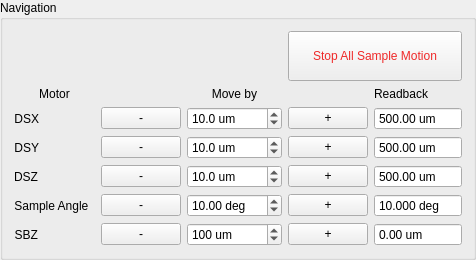
                <widget class="QGroupBox" name="groupBox_39">
                 <property name="enabled">
                  <bool>true</bool>
                 </property>
                 <property name="sizePolicy">
                  <sizepolicy hsizetype="Preferred" vsizetype="Preferred">
                   <horstretch>0</horstretch>
                   <verstretch>0</verstretch>
                  </sizepolicy>
                 </property>
                 <property name="styleSheet">
                  <string notr="true"/>
                 </property>
                 <property name="title">
                  <string>Navigation</string>
                 </property>
                 <layout class="QGridLayout" name="gridLayout_90">
                  <item row="0" column="2">
                   <widget class="QLabel" name="label_167">
                    <property name="sizePolicy">
                     <sizepolicy hsizetype="Preferred" vsizetype="Fixed">
                      <horstretch>0</horstretch>
                      <verstretch>0</verstretch>
                     </sizepolicy>
                    </property>
                    <property name="text">
                     <string/>
                    </property>
                   </widget>
                  </item>
                  <item row="4" column="4">
                   <widget class="QPushButton" name="pb_move_dsz_pos">
                    <property name="sizePolicy">
                     <sizepolicy hsizetype="Preferred" vsizetype="Fixed">
                      <horstretch>0</horstretch>
                      <verstretch>0</verstretch>
                     </sizepolicy>
                    </property>
                    <property name="text">
                     <string>+</string>
                    </property>
                   </widget>
                  </item>
                  <item row="5" column="4">
                   <widget class="QPushButton" name="pb_move_dth_pos">
                    <property name="sizePolicy">
                     <sizepolicy hsizetype="Preferred" vsizetype="Fixed">
                      <horstretch>0</horstretch>
                      <verstretch>0</verstretch>
                     </sizepolicy>
                    </property>
                    <property name="text">
                     <string>+</string>
                    </property>
                   </widget>
                  </item>
                  <item row="4" column="0">
                   <widget class="QLabel" name="label_43">
                    <property name="sizePolicy">
                     <sizepolicy hsizetype="Fixed" vsizetype="Preferred">
                      <horstretch>0</horstretch>
                      <verstretch>0</verstretch>
                     </sizepolicy>
                    </property>
                    <property name="text">
                     <string>DSZ</string>
                    </property>
                    <property name="alignment">
                     <set>Qt::AlignRight|Qt::AlignTrailing|Qt::AlignVCenter</set>
                    </property>
                   </widget>
                  </item>
                  <item row="3" column="4">
                   <widget class="QPushButton" name="pb_move_dsy_pos">
                    <property name="sizePolicy">
                     <sizepolicy hsizetype="Preferred" vsizetype="Fixed">
                      <horstretch>0</horstretch>
                      <verstretch>0</verstretch>
                     </sizepolicy>
                    </property>
                    <property name="text">
                     <string>+</string>
                    </property>
                   </widget>
                  </item>
                  <item row="6" column="0">
                   <widget class="QLabel" name="label_82">
                    <property name="sizePolicy">
                     <sizepolicy hsizetype="Fixed" vsizetype="Preferred">
                      <horstretch>0</horstretch>
                      <verstretch>0</verstretch>
                     </sizepolicy>
                    </property>
                    <property name="text">
                     <string>SBZ</string>
                    </property>
                    <property name="alignment">
                     <set>Qt::AlignRight|Qt::AlignTrailing|Qt::AlignVCenter</set>
                    </property>
                   </widget>
                  </item>
                  <item row="2" column="2">
                   <widget class="QDoubleSpinBox" name="db_move_dsx">
                    <property name="sizePolicy">
                     <sizepolicy hsizetype="Preferred" vsizetype="Fixed">
                      <horstretch>0</horstretch>
                      <verstretch>0</verstretch>
                     </sizepolicy>
                    </property>
                    <property name="suffix">
                     <string> um</string>
                    </property>
                    <property name="decimals">
                     <number>1</number>
                    </property>
                    <property name="minimum">
                     <double>-10000.000000000000000</double>
                    </property>
                    <property name="maximum">
                     <double>10000.000000000000000</double>
                    </property>
                    <property name="singleStep">
                     <double>5.000000000000000</double>
                    </property>
                    <property name="value">
                     <double>10.000000000000000</double>
                    </property>
                   </widget>
                  </item>
                  <item row="3" column="5">
                   <widget class="QDoubleSpinBox" name="db_dsy">
                    <property name="sizePolicy">
                     <sizepolicy hsizetype="Preferred" vsizetype="Fixed">
                      <horstretch>0</horstretch>
                      <verstretch>0</verstretch>
                     </sizepolicy>
                    </property>
                    <property name="readOnly">
                     <bool>true</bool>
                    </property>
                    <property name="buttonSymbols">
                     <enum>QAbstractSpinBox::NoButtons</enum>
                    </property>
                    <property name="suffix">
                     <string> um</string>
                    </property>
                    <property name="decimals">
                     <number>2</number>
                    </property>
                    <property name="minimum">
                     <double>-9999.000000000000000</double>
                    </property>
                    <property name="maximum">
                     <double>9999.989999999999782</double>
                    </property>
                    <property name="value">
                     <double>500.000000000000000</double>
                    </property>
                   </widget>
                  </item>
                  <item row="1" column="2">
                   <widget class="QLabel" name="label_131">
                    <property name="sizePolicy">
                     <sizepolicy hsizetype="Preferred" vsizetype="Fixed">
                      <horstretch>0</horstretch>
                      <verstretch>0</verstretch>
                     </sizepolicy>
                    </property>
                    <property name="styleSheet">
                     <string notr="true"/>
                    </property>
                    <property name="text">
                     <string>Move by</string>
                    </property>
                    <property name="alignment">
                     <set>Qt::AlignCenter</set>
                    </property>
                   </widget>
                  </item>
                  <item row="2" column="4">
                   <widget class="QPushButton" name="pb_move_dsx_pos">
                    <property name="sizePolicy">
                     <sizepolicy hsizetype="Preferred" vsizetype="Fixed">
                      <horstretch>0</horstretch>
                      <verstretch>0</verstretch>
                     </sizepolicy>
                    </property>
                    <property name="text">
                     <string>  +  </string>
                    </property>
                   </widget>
                  </item>
                  <item row="5" column="5">
                   <widget class="QDoubleSpinBox" name="db_dsth">
                    <property name="sizePolicy">
                     <sizepolicy hsizetype="Preferred" vsizetype="Fixed">
                      <horstretch>0</horstretch>
                      <verstretch>0</verstretch>
                     </sizepolicy>
                    </property>
                    <property name="readOnly">
                     <bool>true</bool>
                    </property>
                    <property name="buttonSymbols">
                     <enum>QAbstractSpinBox::NoButtons</enum>
                    </property>
                    <property name="suffix">
                     <string> deg</string>
                    </property>
                    <property name="decimals">
                     <number>3</number>
                    </property>
                    <property name="minimum">
                     <double>-200.000000000000000</double>
                    </property>
                    <property name="maximum">
                     <double>200.000000000000000</double>
                    </property>
                    <property name="value">
                     <double>10.000000000000000</double>
                    </property>
                   </widget>
                  </item>
                  <item row="1" column="5">
                   <widget class="QLabel" name="label_168">
                    <property name="text">
                     <string>Readback</string>
                    </property>
                   </widget>
                  </item>
                  <item row="5" column="0">
                   <widget class="QLabel" name="label_169">
                    <property name="sizePolicy">
                     <sizepolicy hsizetype="Fixed" vsizetype="Preferred">
                      <horstretch>0</horstretch>
                      <verstretch>0</verstretch>
                     </sizepolicy>
                    </property>
                    <property name="text">
                     <string>Sample Angle  </string>
                    </property>
                    <property name="alignment">
                     <set>Qt::AlignRight|Qt::AlignTrailing|Qt::AlignVCenter</set>
                    </property>
                   </widget>
                  </item>
                  <item row="2" column="5">
                   <widget class="QDoubleSpinBox" name="db_dsx">
                    <property name="sizePolicy">
                     <sizepolicy hsizetype="Preferred" vsizetype="Fixed">
                      <horstretch>0</horstretch>
                      <verstretch>0</verstretch>
                     </sizepolicy>
                    </property>
                    <property name="readOnly">
                     <bool>true</bool>
                    </property>
                    <property name="buttonSymbols">
                     <enum>QAbstractSpinBox::NoButtons</enum>
                    </property>
                    <property name="suffix">
                     <string> um</string>
                    </property>
                    <property name="decimals">
                     <number>2</number>
                    </property>
                    <property name="minimum">
                     <double>-9999.000000000000000</double>
                    </property>
                    <property name="maximum">
                     <double>9999.000000000000000</double>
                    </property>
                    <property name="value">
                     <double>500.000000000000000</double>
                    </property>
                   </widget>
                  </item>
                  <item row="4" column="2">
                   <widget class="QDoubleSpinBox" name="db_move_dsz">
                    <property name="sizePolicy">
                     <sizepolicy hsizetype="Preferred" vsizetype="Fixed">
                      <horstretch>0</horstretch>
                      <verstretch>0</verstretch>
                     </sizepolicy>
                    </property>
                    <property name="suffix">
                     <string> um</string>
                    </property>
                    <property name="decimals">
                     <number>1</number>
                    </property>
                    <property name="minimum">
                     <double>-10000.000000000000000</double>
                    </property>
                    <property name="maximum">
                     <double>10000.000000000000000</double>
                    </property>
                    <property name="singleStep">
                     <double>5.000000000000000</double>
                    </property>
                    <property name="value">
                     <double>10.000000000000000</double>
                    </property>
                   </widget>
                  </item>
                  <item row="3" column="2">
                   <widget class="QDoubleSpinBox" name="db_move_dsy">
                    <property name="sizePolicy">
                     <sizepolicy hsizetype="Preferred" vsizetype="Fixed">
                      <horstretch>0</horstretch>
                      <verstretch>0</verstretch>
                     </sizepolicy>
                    </property>
                    <property name="suffix">
                     <string> um</string>
                    </property>
                    <property name="decimals">
                     <number>1</number>
                    </property>
                    <property name="minimum">
                     <double>-10000.000000000000000</double>
                    </property>
                    <property name="maximum">
                     <double>10000.000000000000000</double>
                    </property>
                    <property name="singleStep">
                     <double>5.000000000000000</double>
                    </property>
                    <property name="value">
                     <double>10.000000000000000</double>
                    </property>
                   </widget>
                  </item>
                  <item row="2" column="0">
                   <widget class="QLabel" name="label_170">
                    <property name="sizePolicy">
                     <sizepolicy hsizetype="Fixed" vsizetype="Preferred">
                      <horstretch>0</horstretch>
                      <verstretch>0</verstretch>
                     </sizepolicy>
                    </property>
                    <property name="text">
                     <string>DSX</string>
                    </property>
                    <property name="alignment">
                     <set>Qt::AlignRight|Qt::AlignTrailing|Qt::AlignVCenter</set>
                    </property>
                   </widget>
                  </item>
                  <item row="6" column="2">
                   <widget class="QDoubleSpinBox" name="db_move_sbz">
                    <property name="sizePolicy">
                     <sizepolicy hsizetype="Preferred" vsizetype="Fixed">
                      <horstretch>0</horstretch>
                      <verstretch>0</verstretch>
                     </sizepolicy>
                    </property>
                    <property name="suffix">
                     <string> um</string>
                    </property>
                    <property name="decimals">
                     <number>0</number>
                    </property>
                    <property name="minimum">
                     <double>-50000.000000000000000</double>
                    </property>
                    <property name="maximum">
                     <double>50000.000000000000000</double>
                    </property>
                    <property name="singleStep">
                     <double>100.000000000000000</double>
                    </property>
                    <property name="value">
                     <double>100.000000000000000</double>
                    </property>
                   </widget>
                  </item>
                  <item row="4" column="5">
                   <widget class="QDoubleSpinBox" name="db_dsz">
                    <property name="sizePolicy">
                     <sizepolicy hsizetype="Preferred" vsizetype="Fixed">
                      <horstretch>0</horstretch>
                      <verstretch>0</verstretch>
                     </sizepolicy>
                    </property>
                    <property name="readOnly">
                     <bool>true</bool>
                    </property>
                    <property name="buttonSymbols">
                     <enum>QAbstractSpinBox::NoButtons</enum>
                    </property>
                    <property name="suffix">
                     <string> um</string>
                    </property>
                    <property name="decimals">
                     <number>2</number>
                    </property>
                    <property name="minimum">
                     <double>-9999.000000000000000</double>
                    </property>
                    <property name="maximum">
                     <double>9999.989999999999782</double>
                    </property>
                    <property name="value">
                     <double>500.000000000000000</double>
                    </property>
                   </widget>
                  </item>
                  <item row="5" column="2">
                   <widget class="QDoubleSpinBox" name="db_move_dsth">
                    <property name="sizePolicy">
                     <sizepolicy hsizetype="Preferred" vsizetype="Fixed">
                      <horstretch>0</horstretch>
                      <verstretch>0</verstretch>
                     </sizepolicy>
                    </property>
                    <property name="suffix">
                     <string> deg</string>
                    </property>
                    <property name="minimum">
                     <double>-120.000000000000000</double>
                    </property>
                    <property name="maximum">
                     <double>120.000000000000000</double>
                    </property>
                    <property name="singleStep">
                     <double>10.000000000000000</double>
                    </property>
                    <property name="value">
                     <double>10.000000000000000</double>
                    </property>
                   </widget>
                  </item>
                  <item row="6" column="5">
                   <widget class="QDoubleSpinBox" name="db_sbz">
                    <property name="sizePolicy">
                     <sizepolicy hsizetype="Preferred" vsizetype="Fixed">
                      <horstretch>0</horstretch>
                      <verstretch>0</verstretch>
                     </sizepolicy>
                    </property>
                    <property name="readOnly">
                     <bool>true</bool>
                    </property>
                    <property name="buttonSymbols">
                     <enum>QAbstractSpinBox::NoButtons</enum>
                    </property>
                    <property name="suffix">
                     <string> um</string>
                    </property>
                    <property name="decimals">
                     <number>2</number>
                    </property>
                    <property name="minimum">
                     <double>-10000.000000000000000</double>
                    </property>
                    <property name="maximum">
                     <double>100000.000000000000000</double>
                    </property>
                    <property name="value">
                     <double>0.000000000000000</double>
                    </property>
                   </widget>
                  </item>
                  <item row="1" column="0">
                   <widget class="QLabel" name="label_171">
                    <property name="sizePolicy">
                     <sizepolicy hsizetype="Preferred" vsizetype="Fixed">
                      <horstretch>0</horstretch>
                      <verstretch>0</verstretch>
                     </sizepolicy>
                    </property>
                    <property name="styleSheet">
                     <string notr="true"/>
                    </property>
                    <property name="text">
                     <string>Motor</string>
                    </property>
                    <property name="alignment">
                     <set>Qt::AlignCenter</set>
                    </property>
                   </widget>
                  </item>
                  <item row="3" column="0">
                   <widget class="QLabel" name="label_172">
                    <property name="sizePolicy">
                     <sizepolicy hsizetype="Fixed" vsizetype="Preferred">
                      <horstretch>0</horstretch>
                      <verstretch>0</verstretch>
                     </sizepolicy>
                    </property>
                    <property name="text">
                     <string>DSY</string>
                    </property>
                    <property name="alignment">
                     <set>Qt::AlignRight|Qt::AlignTrailing|Qt::AlignVCenter</set>
                    </property>
                   </widget>
                  </item>
                  <item row="6" column="4">
                   <widget class="QPushButton" name="pb_move_sbz_pos">
                    <property name="sizePolicy">
                     <sizepolicy hsizetype="Preferred" vsizetype="Fixed">
                      <horstretch>0</horstretch>
                      <verstretch>0</verstretch>
                     </sizepolicy>
                    </property>
                    <property name="text">
                     <string>+</string>
                    </property>
                   </widget>
                  </item>
                  <item row="2" column="1">
                   <widget class="QPushButton" name="pb_move_dsx_neg">
                    <property name="sizePolicy">
                     <sizepolicy hsizetype="Preferred" vsizetype="Fixed">
                      <horstretch>0</horstretch>
                      <verstretch>0</verstretch>
                     </sizepolicy>
                    </property>
                    <property name="text">
                     <string>   -   </string>
                    </property>
                   </widget>
                  </item>
                  <item row="3" column="1">
                   <widget class="QPushButton" name="pb_move_dsy_neg">
                    <property name="sizePolicy">
                     <sizepolicy hsizetype="Preferred" vsizetype="Fixed">
                      <horstretch>0</horstretch>
                      <verstretch>0</verstretch>
                     </sizepolicy>
                    </property>
                    <property name="text">
                     <string>-</string>
                    </property>
                   </widget>
                  </item>
                  <item row="4" column="1">
                   <widget class="QPushButton" name="pb_move_dsz_neg">
                    <property name="sizePolicy">
                     <sizepolicy hsizetype="Preferred" vsizetype="Fixed">
                      <horstretch>0</horstretch>
                      <verstretch>0</verstretch>
                     </sizepolicy>
                    </property>
                    <property name="text">
                     <string>-</string>
                    </property>
                   </widget>
                  </item>
                  <item row="5" column="1">
                   <widget class="QPushButton" name="pb_move_dth_pos_neg">
                    <property name="sizePolicy">
                     <sizepolicy hsizetype="Preferred" vsizetype="Fixed">
                      <horstretch>0</horstretch>
                      <verstretch>0</verstretch>
                     </sizepolicy>
                    </property>
                    <property name="text">
                     <string>-</string>
                    </property>
                   </widget>
                  </item>
                  <item row="6" column="1">
                   <widget class="QPushButton" name="pb_move_sbz_neg">
                    <property name="sizePolicy">
                     <sizepolicy hsizetype="Preferred" vsizetype="Fixed">
                      <horstretch>0</horstretch>
                      <verstretch>0</verstretch>
                     </sizepolicy>
                    </property>
                    <property name="text">
                     <string>-</string>
                    </property>
                   </widget>
                  </item>
                  <item row="0" column="4" colspan="2">
                   <widget class="QPushButton" name="pb_mll_stop_all_sample">
                    <property name="sizePolicy">
                     <sizepolicy hsizetype="Preferred" vsizetype="Preferred">
                      <horstretch>0</horstretch>
                      <verstretch>0</verstretch>
                     </sizepolicy>
                    </property>
                    <property name="styleSheet">
                     <string notr="true">color: rgb(239, 41, 41);</string>
                    </property>
                    <property name="text">
                     <string>
Stop All Sample Motion
</string>
                    </property>
                   </widget>
                  </item>
                 </layout>
                </widget>
